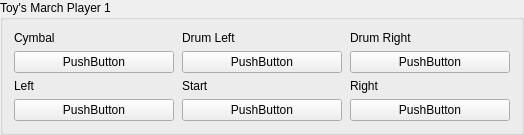
         <widget class="QGroupBox" name="toysMarchPlayer1GroupBox">
          <property name="title"><string>Toy's March Player 1</string></property>
          <layout class="QGridLayout" name="toysMarchPlayer1GridLayout">
           <property name="horizontalSpacing"><number>8</number></property><property name="verticalSpacing"><number>6</number></property>
           <item row="0" column="0"><widget class="QLabel" name="labelToysMarchP1Cymbal"><property name="text"><string>Cymbal</string></property></widget></item><item row="0" column="1"><widget class="QLabel" name="labelToysMarchP1DrumL"><property name="text"><string>Drum Left</string></property></widget></item><item row="0" column="2"><widget class="QLabel" name="labelToysMarchP1DrumR"><property name="text"><string>Drum Right</string></property></widget></item>
           <item row="1" column="0"><widget class="InputBindingWidget" name="ToysMarchP1Cymbal"><property name="sizePolicy"><sizepolicy hsizetype="Expanding" vsizetype="Fixed"><horstretch>0</horstretch><verstretch>0</verstretch></sizepolicy></property><property name="minimumSize"><size><width>160</width><height>0</height></size></property><property name="text"><string notr="true">PushButton</string></property></widget></item><item row="1" column="1"><widget class="InputBindingWidget" name="ToysMarchP1DrumL"><property name="sizePolicy"><sizepolicy hsizetype="Expanding" vsizetype="Fixed"><horstretch>0</horstretch><verstretch>0</verstretch></sizepolicy></property><property name="minimumSize"><size><width>160</width><height>0</height></size></property><property name="text"><string notr="true">PushButton</string></property></widget></item><item row="1" column="2"><widget class="InputBindingWidget" name="ToysMarchP1DrumR"><property name="sizePolicy"><sizepolicy hsizetype="Expanding" vsizetype="Fixed"><horstretch>0</horstretch><verstretch>0</verstretch></sizepolicy></property><property name="minimumSize"><size><width>160</width><height>0</height></size></property><property name="text"><string notr="true">PushButton</string></property></widget></item>
           <item row="2" column="0"><widget class="QLabel" name="labelToysMarchP1Left"><property name="text"><string>Left</string></property></widget></item><item row="2" column="1"><widget class="QLabel" name="labelToysMarchP1Start"><property name="text"><string>Start</string></property></widget></item><item row="2" column="2"><widget class="QLabel" name="labelToysMarchP1Right"><property name="text"><string>Right</string></property></widget></item>
           <item row="3" column="0"><widget class="InputBindingWidget" name="ToysMarchP1Left"><property name="sizePolicy"><sizepolicy hsizetype="Expanding" vsizetype="Fixed"><horstretch>0</horstretch><verstretch>0</verstretch></sizepolicy></property><property name="minimumSize"><size><width>160</width><height>0</height></size></property><property name="text"><string notr="true">PushButton</string></property></widget></item><item row="3" column="1"><widget class="InputBindingWidget" name="ToysMarchP1Start"><property name="sizePolicy"><sizepolicy hsizetype="Expanding" vsizetype="Fixed"><horstretch>0</horstretch><verstretch>0</verstretch></sizepolicy></property><property name="minimumSize"><size><width>160</width><height>0</height></size></property><property name="text"><string notr="true">PushButton</string></property></widget></item><item row="3" column="2"><widget class="InputBindingWidget" name="ToysMarchP1Right"><property name="sizePolicy"><sizepolicy hsizetype="Expanding" vsizetype="Fixed"><horstretch>0</horstretch><verstretch>0</verstretch></sizepolicy></property><property name="minimumSize"><size><width>160</width><height>0</height></size></property><property name="text"><string notr="true">PushButton</string></property></widget></item>
          </layout>
         </widget>
